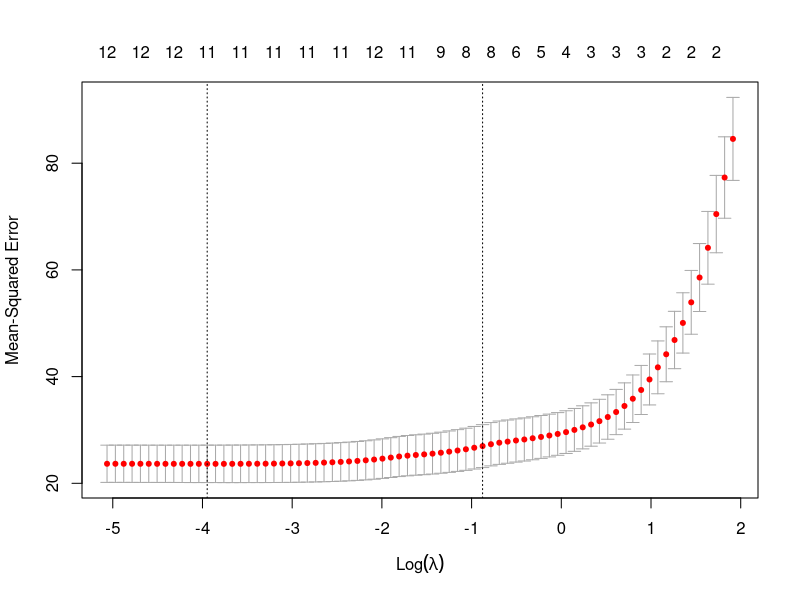

The R source for this figure:
## ---- chunk 1
library(MASS)
data(Boston); #this data is in MASS package
library(boot)
model_full <- glm(medv~., data = Boston)
cv.glm(data = Boston, glmfit = model_full, K = 10)$delta[2]

model_2 <- glm(medv~indus + rm, data = Boston)
cv.glm(data = Boston, glmfit = model_2, K = 10)$delta[2]
## ---- chunk 2
MAE_cost <- function(pi, r){
  return(mean(abs(pi-r)))
}

cv.glm(data = Boston, glmfit = model_full, cost = MAE_cost, K = 10)$delta[2]

cv.glm(data = Boston, glmfit = model_2, cost = MAE_cost, K = 10)$delta[2]
## ---- chunk 3
cv.glm(data = Boston, glmfit = model_full, K = nrow(Boston))$delta[2]

cv.glm(data = Boston, glmfit = model_2, K = nrow(Boston))$delta[2]
## ---- chunk 4
library(glmnet)
lasso_fit  <- glmnet(x = as.matrix(Boston[, -c(which(colnames(Boston)=='medv'))]), y = Boston$medv, alpha = 1)
#use 10-fold cross validation to pick lambda
cv_lasso_fit = cv.glmnet(x = as.matrix(Boston[, -c(which(colnames(Boston)=='medv'))]), y = Boston$medv, alpha = 1, nfolds = 10)
plot(cv_lasso_fit)
## ---- chunk 5
cv_lasso_fit$lambda.min
## ---- chunk 6
coef(lasso_fit, s = cv_lasso_fit$lambda.min)
pred_IS <- predict(lasso_fit, as.matrix(Boston[, -c(which(colnames(Boston)=='medv'))]), s = cv_lasso_fit$lambda.min)
MAE_cost(pred_IS, Boston$medv)
